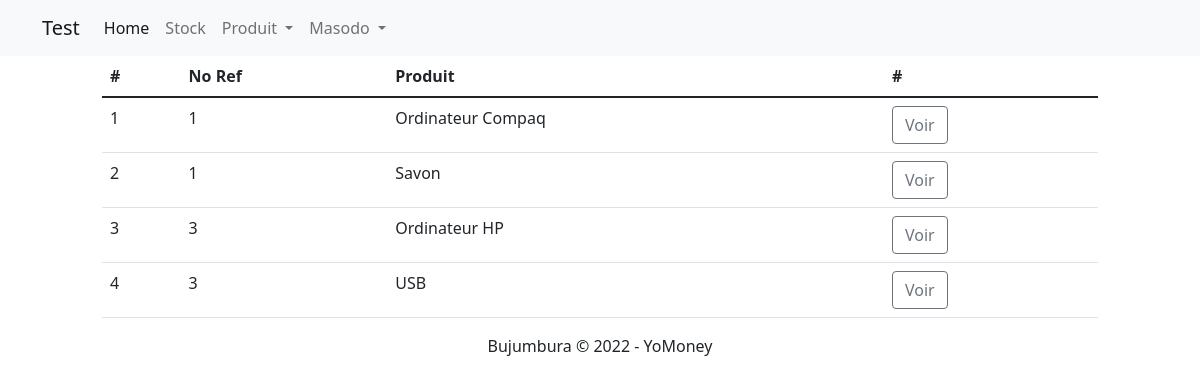
Screenshot of /orderList/ (signed in) with the database file from the repository.
### Base/models.py (models this page shows, shortened)
class OrdersNo(models.Model):
    user = models.ForeignKey(User, on_delete=models.CASCADE)
    no = models.CharField(null=True, blank=True, max_length=50)
    quantity = models.CharField(null=True, blank=True, max_length=50)
    price = models.CharField(null=True, blank=True, max_length=50)
    client = models.ForeignKey(ClientProfile, verbose_name="Client name", on_delete=models.CASCADE)
    name = models.ForeignKey(Products, verbose_name="Product name", on_delete=models.CASCADE)
    class Meta:
        ordering = ['no']

class Products(models.Model):
    user = models.ForeignKey(User, on_delete=models.CASCADE)
    name = models.CharField(null=True, blank=True, max_length=50)
    quantity = models.IntegerField(null=True, blank=True)
    price = models.IntegerField(null=True, blank=True)
    class Meta:
        ordering = ['name']
    def __str__(self):
        return f"{self.name}"

### Base/views.py (the view)
# urls.py: path('orderList/', views.orderList, name='orderList'),
@login_required
def orderList(request):
    header_title = "Liste des ventes"
    myOrder = OrdersNo.objects.all().order_by('no')
    return render(request, "orderlist.html", locals())

### Base/templates/orderlist.html (shortened to what this page needs)
{% extends "base.html" %}
{% load static %}
{% block content %}
<div class="row">
  <div class="col-1 col-sm-1 col-xm-12"></div>
  <div class="col-10 col-sm-10 col-xm-12">
	<form method="POST" action=".">
		<table class="table">
		  <thead>
		    <tr>
			    <th scope="col">#</th>
			    <th scope="col">No Ref</th>
			    <th scope="col">Produit</th>
			    <th scope="col">#</th>
		    </tr>
		  </thead>
		  <tbody>
		  {% for item in myOrder %}
		    <tr>
			    <td>{{ forloop.counter }}</td>
			    <td>{{ item.no }}</td>
			    <td>{{ item.name }}</td>
			    <td><a class="btn btn-outline-secondary" href="{% url 'orderDetail' item.id item.name.id %}">Voir</a></td>
		    </tr>
		  {% endfor %}
		  </tbody>
		</table>
	</form>
  </div>
  <div class="col-1 col-sm-1 col-xm-12"></div>
</div>
{% endblock %}

### Base/templates/base.html (shortened to what this page needs)
<!doctype html>
{% load static %}
<html lang="en">
<head>
	<link rel="stylesheet" href="{% static '../static/css/bootstrap.min.css' %}">
    <link rel="stylesheet" href="{% static '../static/js/bootstrap.min.js' %}">
</head>
<body>
    {% block header %}
    <nav class="navbar navbar-expand-lg navbar-light bg-light">
      <div class="container">
        <a class="navbar-brand" href="{% url 'index' %}">Test</a>
        <div class="collapse navbar-collapse" id="navbarSupportedContent">
          <ul class="navbar-nav me-auto mb-2 mb-lg-0">
            <li class="nav-item">
              <a class="nav-link active" aria-current="page" href="{% url 'index' %}">Home</a>
            </li>
            {% if request.user.is_authenticated %}
				<li class="nav-item">
					<a class="nav-link" href="{% url 'list' %}">Stock</a>
				</li>
				<li class="nav-item dropdown">
				  <a class="nav-link dropdown-toggle" href="#" id="navbarDropdown1" role="button" data-bs-toggle="dropdown" aria-expanded="false">
				    Produit
				  </a>
				</li>
				<li class="nav-item dropdown">
				  <a class="nav-link dropdown-toggle" href="#" id="navbarDropdown" role="button" data-bs-toggle="dropdown" aria-expanded="false">
				    {{ request.user }}
				  </a>
				</li>
            {% endif %}
          </ul>
        </div>
      </div>
    </nav>
    {% endblock %}
    {% block content %}
    {% endblock %}
	<footer class="container text-center">
	  <p>Bujumbura &copy 2022 - YoMoney</p>
	</footer>
</body>
</html>

### rows the page displays
OrdersNo: no "1", name "Ordinateur Compaq"
OrdersNo: no "1", name "Savon"
OrdersNo: no "3", name "Ordinateur HP"
OrdersNo: no "3", name "USB"

### other values shown
{{ request.user }} "Masodo"
